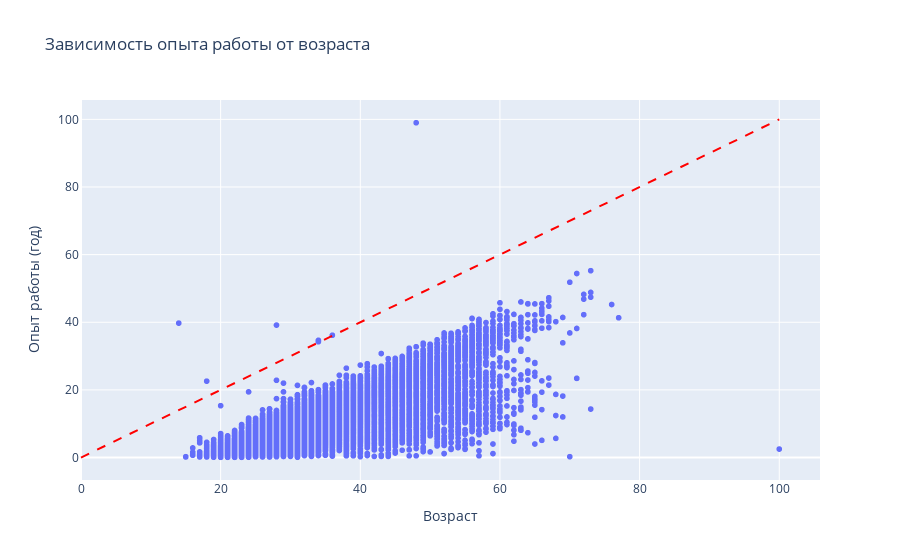

Notebook cell for this chart:
### Markdown cell above
8. Постройте **диаграмму рассеяния**, показывающую зависимость опыта работы (**"Опыт работы (месяц)"**) от возраста (**"Возраст"**). Опыт работы переведите из месяцев в года, чтобы признаки были в едином масштабе. Постройте на графике дополнительно прямую, проходящую через точки (0, 0) и (100, 100). Данная прямая соответствует значениям, когда опыт работы равен возрасту человека. Точки, лежащие на этой прямой и выше нее - аномалии в наших данных (опыт работы больше либо равен возрасту соискателя)

### Code cell
# ваш код здесь
hh_df_wo_outliers['Опыт работы (год)'] = hh_df_wo_outliers['Опыт работы (месяц)'] / 12    
fig = px.scatter(
    data_frame=hh_df_wo_outliers,
    x='Возраст',
    y='Опыт работы (год)',
    title='Зависимость опыта работы от возраста'
    
)
# Добавляем прямую линию
fig.add_shape(type="line",
              x0=0, y0=0,
              x1=100, y1=100,
              line=dict(color="Red", dash="dash"))

# Сохранение графика в файл
pio.write_image(fig, "charts/interactive_scatter_age_and_experience.png")
# Выводим график на экран
fig.show()

### Figure 1 — Plotly figure (JSON) as saved in the notebook; plotly's stock layout.template omitted (floating-point values rounded to 4 significant figures; data arrays with more than 128 entries replaced by an {"elided": "..."} marker saying what was removed)
{"data": [{"hovertemplate": "Возраст=%{x}<br>Опыт работы (год)=%{y}<extra></extra>", "legendgroup": "", "marker": {"color": "#636efa", "symbol": "circle"}, "mode": "markers", "name": "", "showlegend": false, "type": "scattergl", "x": {"elided": "44738 int values"}, "xaxis": "x", "y": {"elided": "44738 float values"}, "yaxis": "y"}], "layout": {"legend": {"tracegroupgap": 0}, "shapes": [{"line": {"color": "Red", "dash": "dash"}, "type": "line", "x0": 0, "x1": 100, "y0": 0, "y1": 100}], "title": {"text": "Зависимость опыта работы от возраста"}, "xaxis": {"anchor": "y", "domain": [0, 1], "title": {"text": "Возраст"}}, "yaxis": {"anchor": "x", "domain": [0, 1], "title": {"text": "Опыт работы (год)"}}}}
